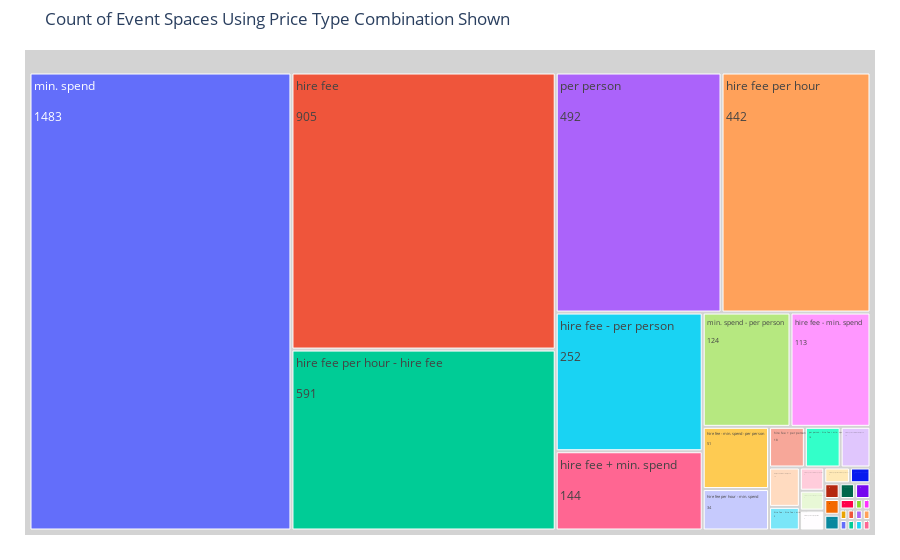

Notebook code for this chart:
### Code cell
fig = px.treemap(price_type_counts, path=['index'], values='price_type', 
                 title = 'Count of Event Spaces Using Price Type Combination Shown')
fig.update_traces(root_color="lightgrey")
fig.update_layout(margin = dict(t=50, l=25, r=25, b=25))
# Extract labels from figure (they are in correct order for the plot) 
labels = fig.data[0].labels
# Turn into dataframe
labels_df = pd.DataFrame(labels, columns = ['data'])
# Merge with time_period_desc_counts so we can get the counts data per label
matched_data = labels_df.merge(price_type_counts, left_on='data', 
             right_on='index', how = 'left')
# Create new label that combines the combination of price type 
# and the count of event spaces using this combination  
new_labels = (matched_data['index'] + '<br><br>'  
              + matched_data.price_type.astype(str)
        )
# Update figure labels with new labels, now the counts will be displayed
fig.data[0].labels = new_labels
fig.show()

### Figure 1 — Plotly figure (JSON) as saved in the notebook; plotly's stock layout.template omitted (floating-point values rounded to 4 significant figures)
{"data": [{"branchvalues": "total", "domain": {"x": [0, 1], "y": [0, 1]}, "hovertemplate": "labels=%{label}<br>price_type=%{value}<br>parent=%{parent}<br>id=%{id}<extra></extra>", "ids": ["hire fee", "hire fee + min. spend", "hire fee + min. spend - hire fee + per person", "hire fee + min. spend - min. spend", "hire fee + per person", "hire fee + per person - hire fee + min. spend", "hire fee - hire fee + min. spend", "hire fee - hire fee + min. spend - per person", "hire fee - hire fee + per person", "hire fee - hire fee per hour", "hire fee - min. spend", "hire fee - min. spend - hire fee + min. spend", "hire fee - min. spend - hire fee + per person", "hire fee - min. spend - per person", "hire fee - per person", "hire fee - per person - hire fee + min. spend", "hire fee - per person - hire fee per hour", "hire fee - per person - min. spend", "hire fee per hour", "hire fee per hour - hire fee", "hire fee per hour - hire fee + min. spend", "hire fee per hour - hire fee - hire fee + min. spend", "hire fee per hour - hire fee - min. spend", "hire fee per hour - hire fee - min. spend - hire fee + min. spend", "hire fee per hour - hire fee - min. spend - per person", "hire fee per hour - hire fee - per person", "hire fee per hour - hire fee - per person - hire fee + min. spend", "hire fee per hour - min. spend", "hire fee per hour - min. spend - hire fee + min. spend", "hire fee per hour - per person", "min. spend", "min. spend - hire fee + min. spend", "min. spend - per person", "per person", "per person - hire fee", "per person - hire fee + min. spend", "per person - min. spend"], "labels": ["hire fee<br><br>905", "hire fee + min. spend<br><br>144", "hire fee + min. spend - hire fee + per person<br><br>1", "hire fee + min. spend - min. spend<br><br>2", "hire fee + per person<br><br>18", "hire fee + per person - hire fee + min. spend<br><br>1", "hire fee - hire fee + min. spend<br><br>9", "hire fee - hire fee + min. spend - per person<br><br>1", "hire fee - hire fee + per person<br><br>3", "hire fee - hire fee per hour<br><br>3", "hire fee - min. spend<br><br>113", "hire fee - min. spend - hire fee + min. spend<br><br>4", "hire fee - min. spend - hire fee + per person<br><br>1", "hire fee - min. spend - per person<br><br>51", "hire fee - per person<br><br>252", "hire fee - per person - hire fee + min. spend<br><br>1", "hire fee - per person - hire fee per hour<br><br>5", "hire fee - per person - min. spend<br><br>1", "hire fee per hour<br><br>442", "hire fee per hour - hire fee<br><br>591", "hire fee per hour - hire fee + min. spend<br><br>3", "hire fee per hour - hire fee - hire fee + min. spend<br><br>3", "hire fee per hour - hire fee - min. spend<br><br>15", "hire fee per hour - hire fee - min. spend - hire fee + min. spend<br><br>1", "hire fee per hour - hire fee - min. spend - per person<br><br>1", "hire fee per hour - hire fee - per person<br><br>7", "hire fee per hour - hire fee - per person - hire fee + min. spend<br><br>1", "hire fee per hour - min. spend<br><br>34", "hire fee per hour - min. spend - hire fee + min. spend<br><br>6", "hire fee per hour - per person<br><br>6", "min. spend<br><br>1483", "min. spend - hire fee + min. spend<br><br>15", "min. spend - per person<br><br>124", "per person<br><br>492", "per person - hire fee<br><br>1", "per person - hire fee + min. spend<br><br>18", "per person - min. spend<br><br>3"], "name": "", "parents": ["", "", "", "", "", "", "", "", "", "", "", "", "", "", "", "", "", "", "", "", "", "", "", "", "", "", "", "", "", "", "", "", "", "", "", "", ""], "root": {"color": "lightgrey"}, "type": "treemap", "values": [905, 144, 1, 2, 18, 1, 9, 1, 3, 3, 113, 4, 1, 51, 252, 1, 5, 1, 442, 591, 3, 3, 15, 1, 1, 7, 1, 34, 6, 6, 1483, 15, 124, 492, 1, 18, 3]}], "layout": {"autosize": true, "legend": {"tracegroupgap": 0}, "margin": {"b": 25, "l": 25, "r": 25, "t": 50}, "title": {"text": "Count of Event Spaces Using Price Type Combination Shown"}}}
